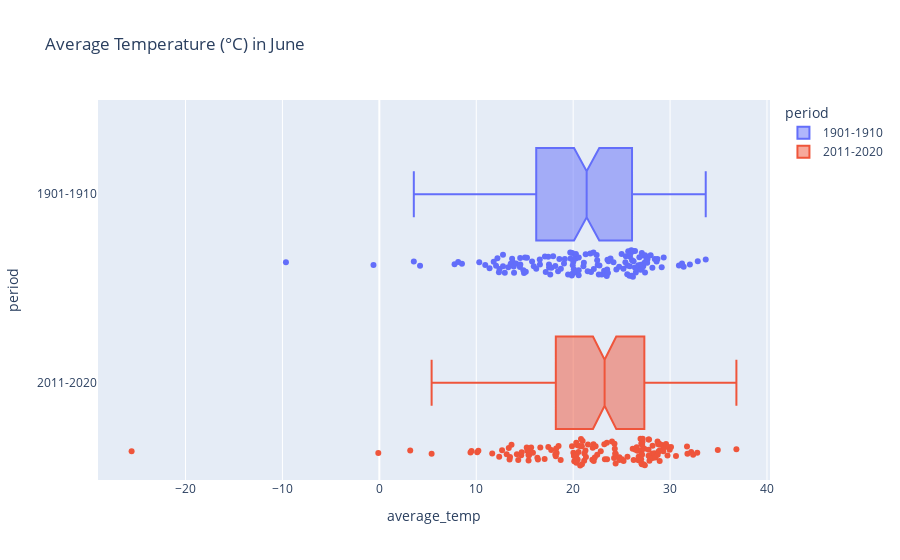

Notebook source saved alongside this figure:
### Code cell
fig = px.box(df_avg_concat_dropped, y="period", x='average_temp', color='period', points="all", 
             title="Average Temperature (°C) in June", notched=True, hover_data=['country'])
fig.show()

### Figure 1 — Plotly figure (JSON) as saved in the notebook; plotly's stock layout.template omitted (floating-point values rounded to 4 significant figures; data arrays with more than 128 entries replaced by an {"elided": "..."} marker saying what was removed)
{"data": [{"alignmentgroup": "True", "boxpoints": "all", "customdata": {"elided": "142x1 str values"}, "hovertemplate": "period=%{y}<br>average_temp=%{x}<br>country=%{customdata[0]}<extra></extra>", "legendgroup": "1901-1910", "marker": {"color": "#636efa"}, "name": "1901-1910", "notched": true, "offsetgroup": "1901-1910", "orientation": "h", "showlegend": true, "type": "box", "x": {"elided": "142 float values"}, "x0": " ", "xaxis": "x", "y": {"elided": "142 str values"}, "y0": " ", "yaxis": "y"}, {"alignmentgroup": "True", "boxpoints": "all", "customdata": {"elided": "142x1 str values"}, "hovertemplate": "period=%{y}<br>average_temp=%{x}<br>country=%{customdata[0]}<extra></extra>", "legendgroup": "2011-2020", "marker": {"color": "#EF553B"}, "name": "2011-2020", "notched": true, "offsetgroup": "2011-2020", "orientation": "h", "showlegend": true, "type": "box", "x": {"elided": "142 float values"}, "x0": " ", "xaxis": "x", "y": {"elided": "142 str values"}, "y0": " ", "yaxis": "y"}], "layout": {"boxmode": "overlay", "legend": {"title": {"text": "period"}, "tracegroupgap": 0}, "title": {"text": "Average Temperature (°C) in June"}, "xaxis": {"anchor": "y", "domain": [0, 1], "title": {"text": "average_temp"}}, "yaxis": {"anchor": "x", "categoryarray": ["2011-2020", "1901-1910"], "categoryorder": "array", "domain": [0, 1], "title": {"text": "period"}}}}
